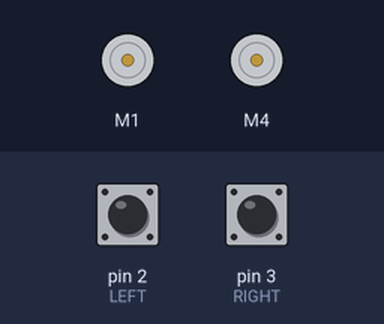
Simulated run of this sketch. Board: Arduino Uno, built with avr-gcc and run on an emulated ATmega328P. Parts: 2 × DC motor (green arrow = forward, orange = backward, longer = faster). Inputs (shaded band) come from the test bench; at power-on: pin 2 (LEFT) LOW, pin 3 (RIGHT) LOW.

Above: at 1.2 s.
1.3 s: pin 2 (LEFT) pulled HIGH for 0.15 s
At 1.8 s:
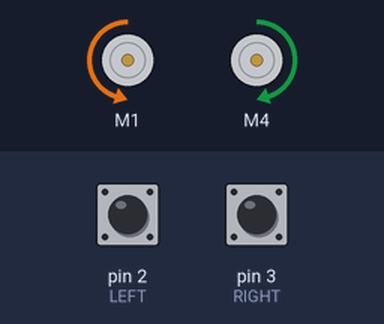
2.9 s: pin 3 (RIGHT) pulled HIGH for 0.15 s
At 4.1 s:
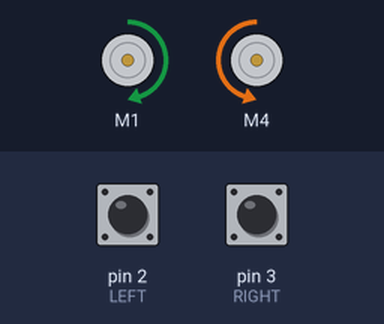
4.5 s: pin 2 (LEFT) pulled HIGH for 1 s
At 5.5 s:
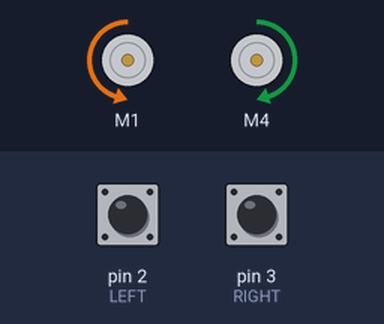
7.0 s: pin 3 (RIGHT) pulled HIGH for 1 s
At 7.5 s:
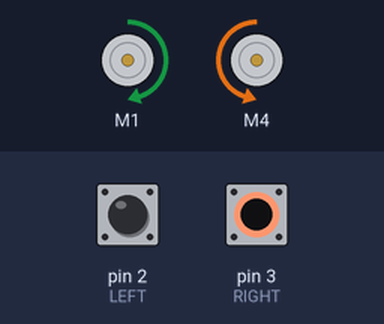
9.5 s: pin 2 (LEFT) driven HIGH and pin 3 (RIGHT) driven HIGH
At 10.8 s:
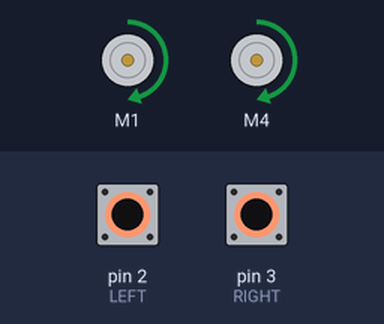
Timing chart, 0 to 12.0 s (numbered marks = the images above; inputs shaded):
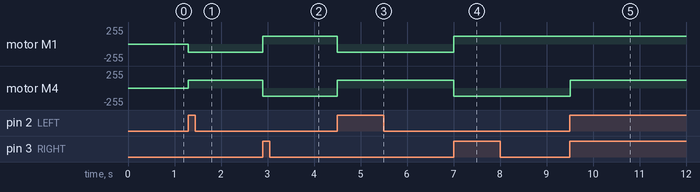

Measured:
- after the input at 1.3 s, motor M1: stopped → backward 120/255 at once; motor M4: stopped → forward 120/255 at once
- after the input at 2.9 s, motor M1: backward 120/255 → forward 120/255 at once; motor M4: forward 120/255 → backward 120/255 at once
- after the input at 4.5 s, motor M1: forward 120/255 → backward 120/255 at once; motor M4: backward 120/255 → forward 120/255 at once
- after the input at 7.0 s, motor M1: backward 120/255 → forward 120/255 at once; motor M4: forward 120/255 → backward 120/255 at once
- after the input at 9.5 s, motor M4: backward 120/255 → forward 120/255 at once

The sketch:

irSensor.ino
```cpp
#include<AFMotor.h>
  AF_DCMotor Motor1(1,MOTOR12_1KHZ);
  AF_DCMotor Motor2(4,MOTOR12_1KHZ);

  int RIGHT=3;
  int LEFT=2;

void setup() {

  Serial.begin(9600);
  pinMode(RIGHT, INPUT);
  pinMode(LEFT, INPUT);
}

void loop() {

  int rightValue=digitalRead(RIGHT);
  int leftValue= digitalRead(LEFT);

  if(rightValue==1&&leftValue==1) {forward();}
  else if(rightValue==1&&leftValue==0) rightTurn();
  else if(rightValue==0&&leftValue==1) leftTurn();
  delay(50);

}
void forward()
{
  Motor1.setSpeed(120);
  Motor1.run(FORWARD);
  Motor2.setSpeed(120);
  Motor2.run(FORWARD);
}
void rightTurn()
{
  Motor1.setSpeed(120);
  Motor1.run(FORWARD);
  Motor2.setSpeed(120);
  Motor2.run(BACKWARD);
}
void leftTurn()
{
  Motor1.setSpeed(120);
  Motor1.run(BACKWARD);
  Motor2.setSpeed(120);
  Motor2.run(FORWARD);
}
```
